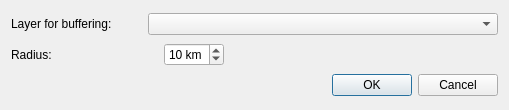
<?xml version="1.0" encoding="UTF-8"?>
<ui version="4.0">
 <class>VietVetVectDialogBase</class>
 <widget class="QDialog" name="VietVetVectDialogBase">
  <property name="geometry">
   <rect>
    <x>0</x>
    <y>0</y>
    <width>509</width>
    <height>110</height>
   </rect>
  </property>
  <property name="windowTitle">
   <string>VietVetVect</string>
  </property>
  <layout class="QGridLayout" name="gridLayout_2">
   <item row="0" column="0" colspan="2">
    <layout class="QHBoxLayout" name="horizontalLayout">
     <item>
      <widget class="QLabel" name="label">
       <property name="text">
        <string>Layer for buffering:</string>
       </property>
      </widget>
     </item>
     <item>
      <widget class="QComboBox" name="comboBox">
       <property name="minimumSize">
        <size>
         <width>350</width>
         <height>0</height>
        </size>
       </property>
      </widget>
     </item>
    </layout>
   </item>
   <item row="1" column="0">
    <layout class="QGridLayout" name="gridLayout">
     <item row="0" column="0">
      <widget class="QLabel" name="label_2">
       <property name="text">
        <string>Radius:</string>
       </property>
      </widget>
     </item>
     <item row="0" column="1">
      <spacer name="horizontalSpacer">
       <property name="orientation">
        <enum>Qt::Horizontal</enum>
       </property>
       <property name="sizeHint" stdset="0">
        <size>
         <width>40</width>
         <height>20</height>
        </size>
       </property>
      </spacer>
     </item>
     <item row="0" column="2">
      <widget class="QSpinBox" name="spinBox">
       <property name="suffix">
        <string> km</string>
       </property>
       <property name="value">
        <number>10</number>
       </property>
      </widget>
     </item>
    </layout>
   </item>
   <item row="1" column="1">
    <spacer name="horizontalSpacer_2">
     <property name="orientation">
      <enum>Qt::Horizontal</enum>
     </property>
     <property name="sizeHint" stdset="0">
      <size>
       <width>268</width>
       <height>20</height>
      </size>
     </property>
    </spacer>
   </item>
   <item row="2" column="1">
    <widget class="QDialogButtonBox" name="button_box">
     <property name="orientation">
      <enum>Qt::Horizontal</enum>
     </property>
     <property name="standardButtons">
      <set>QDialogButtonBox::Cancel|QDialogButtonBox::Ok</set>
     </property>
    </widget>
   </item>
  </layout>
 </widget>
 <resources/>
 <connections>
  <connection>
   <sender>button_box</sender>
   <signal>accepted()</signal>
   <receiver>VietVetVectDialogBase</receiver>
   <slot>accept()</slot>
   <hints>
    <hint type="sourcelabel">
     <x>20</x>
     <y>20</y>
    </hint>
    <hint type="destinationlabel">
     <x>20</x>
     <y>20</y>
    </hint>
   </hints>
  </connection>
  <connection>
   <sender>button_box</sender>
   <signal>rejected()</signal>
   <receiver>VietVetVectDialogBase</receiver>
   <slot>reject()</slot>
   <hints>
    <hint type="sourcelabel">
     <x>20</x>
     <y>20</y>
    </hint>
    <hint type="destinationlabel">
     <x>20</x>
     <y>20</y>
    </hint>
   </hints>
  </connection>
 </connections>
</ui>
